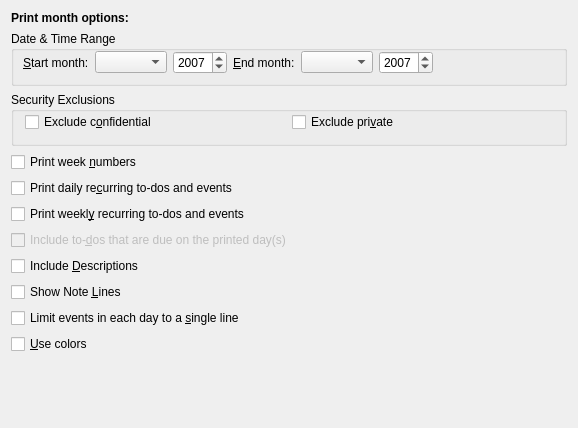
<ui version="4.0" >
 <author>Reinhold Kainhofer &lt;reinhold@kainhofer.com></author>
 <comment>Configuration page for the print day mode.</comment>
 <class>CalPrintMonthConfig_Base</class>
 <widget class="QWidget" name="CalPrintMonthConfig_Base" >
  <property name="geometry" >
   <rect>
    <x>0</x>
    <y>0</y>
    <width>578</width>
    <height>428</height>
   </rect>
  </property>
  <layout class="QGridLayout" name="gridLayout" >
   <item row="0" column="0" >
    <widget class="QLabel" name="label" >
     <property name="text" >
      <string>&lt;html>&lt;head>&lt;meta name="qrichtext" content="1" />&lt;style type="text/css">
p, li { white-space: pre-wrap; }
&lt;/style>&lt;/head>&lt;body style=" font-family:'Sans Serif'; font-size:9pt; font-weight:400; font-style:normal;">
&lt;p style=" margin-top:0px; margin-bottom:0px; margin-left:0px; margin-right:0px; -qt-block-indent:0; text-indent:0px;">&lt;span style=" font-weight:600;">Print month options:&lt;/span>&lt;/p>&lt;/body>&lt;/html></string>
     </property>
    </widget>
   </item>
   <item row="1" column="0" >
    <widget class="QGroupBox" name="mDateRangeGroup" >
     <property name="title" >
      <string>Date &amp;&amp; Time Range</string>
     </property>
     <layout class="QHBoxLayout" >
      <property name="spacing" >
       <number>6</number>
      </property>
      <property name="leftMargin" >
       <number>9</number>
      </property>
      <property name="topMargin" >
       <number>0</number>
      </property>
      <property name="rightMargin" >
       <number>9</number>
      </property>
      <property name="bottomMargin" >
       <number>9</number>
      </property>
      <item>
       <widget class="QLabel" name="mFromDateLabel" >
        <property name="whatsThis" >
         <string>When you want to print more months at once, you can define a month range. This option defines the first month to be printed. Use the option &lt;i>End month&lt;/i> to define the last month in this range.</string>
        </property>
        <property name="text" >
         <string>&amp;Start month:</string>
        </property>
        <property name="buddy" >
         <cstring>mToMonth</cstring>
        </property>
       </widget>
      </item>
      <item>
       <widget class="QComboBox" name="mFromMonth" >
        <property name="whatsThis" >
         <string>When you want to print more months at once, you can define a month range. This option defines the first month to be printed. Use the option &lt;i>End month&lt;/i> to define the last month in this range.</string>
        </property>
       </widget>
      </item>
      <item>
       <widget class="KIntSpinBox" name="mFromYear" >
        <property name="whatsThis" >
         <string>When you want to print more months at once, you can define a month range. This option defines the first month to be printed. Use the option &lt;i>End month&lt;/i> to define the last month in this range.</string>
        </property>
        <property name="maximum" >
         <number>3000</number>
        </property>
        <property name="value" >
         <number>2007</number>
        </property>
       </widget>
      </item>
      <item>
       <widget class="QLabel" name="mToDateLabel" >
        <property name="whatsThis" >
         <string>When you want to print more months at once, you can define a month range. This option defines the last month to be printed. Use the option &lt;i>Start month&lt;/i> to define the first month in this range.</string>
        </property>
        <property name="text" >
         <string>&amp;End month:</string>
        </property>
        <property name="buddy" >
         <cstring>mToMonth</cstring>
        </property>
       </widget>
      </item>
      <item>
       <widget class="QComboBox" name="mToMonth" >
        <property name="whatsThis" >
         <string>When you want to print more months at once, you can define a month range. This option defines the first month to be printed. Use the option &lt;i>End month&lt;/i> to define the last month in this range.</string>
        </property>
       </widget>
      </item>
      <item>
       <widget class="KIntSpinBox" name="mToYear" >
        <property name="whatsThis" >
         <string>When you want to print more months at once, you can define a month range. This option defines the first month to be printed. Use the option &lt;i>End month&lt;/i> to define the last month in this range.</string>
        </property>
        <property name="maximum" >
         <number>3000</number>
        </property>
        <property name="value" >
         <number>2007</number>
        </property>
       </widget>
      </item>
      <item>
       <spacer>
        <property name="orientation" >
         <enum>Qt::Horizontal</enum>
        </property>
        <property name="sizeHint" stdset="0" >
         <size>
          <width>1</width>
          <height>4</height>
         </size>
        </property>
       </spacer>
      </item>
     </layout>
    </widget>
   </item>
   <item row="2" column="0" >
    <widget class="QGroupBox" name="mSecurity" >
     <property name="title" >
      <string>Security Exclusions</string>
     </property>
     <layout class="QHBoxLayout" name="horizontalLayout" >
      <property name="topMargin" >
       <number>0</number>
      </property>
      <item>
       <widget class="QCheckBox" name="mExcludeConfidential" >
        <property name="whatsThis" >
         <string>Check this option to exclude confidential events.</string>
        </property>
        <property name="text" >
         <string>Exclude c&amp;onfidential</string>
        </property>
       </widget>
      </item>
      <item>
       <widget class="QCheckBox" name="mExcludePrivate" >
        <property name="whatsThis" >
         <string>Check this option to exclude private events</string>
        </property>
        <property name="text" >
         <string>Exclude pri&amp;vate</string>
        </property>
       </widget>
      </item>
     </layout>
    </widget>
   </item>
   <item row="3" column="0" >
    <widget class="QCheckBox" name="mWeekNumbers" >
     <property name="whatsThis" >
      <string>Enable this to print week numbers at the left of each row.</string>
     </property>
     <property name="text" >
      <string>Print week &amp;numbers</string>
     </property>
    </widget>
   </item>
   <item row="4" column="0" >
    <widget class="QCheckBox" name="mRecurDaily" >
     <property name="whatsThis" >
      <string>With this option it is possible to leave out the daily recurring to-dos and events in the print. They take a lot of space and make the month view needlessly complicated.</string>
     </property>
     <property name="text" >
      <string>Print daily re&amp;curring to-dos and events</string>
     </property>
    </widget>
   </item>
   <item row="5" column="0" >
    <widget class="QCheckBox" name="mRecurWeekly" >
     <property name="whatsThis" >
      <string>Similar to "Print daily recurring to-dos and events". Weekly to-dos and events will be omitted when making a print of the selected month.</string>
     </property>
     <property name="text" >
      <string>Print weekl&amp;y recurring to-dos and events</string>
     </property>
    </widget>
   </item>
   <item row="6" column="0" >
    <widget class="QCheckBox" name="mIncludeTodos" >
     <property name="enabled" >
      <bool>false</bool>
     </property>
     <property name="whatsThis" >
      <string>Check this option if you want to have to-dos on the print, placed by their due date.</string>
     </property>
     <property name="text" >
      <string>Include to-&amp;dos that are due on the printed day(s)</string>
     </property>
    </widget>
   </item>
   <item row="7" column="0" >
    <widget class="QCheckBox" name="mIncludeDescription" >
     <property name="whatsThis" >
      <string>Check this option to include the more detailed description for each event.</string>
     </property>
     <property name="text" >
      <string>Include &amp;Descriptions</string>
     </property>
    </widget>
   </item>
   <item row="8" column="0" >
    <widget class="QCheckBox" name="mShowNoteLines" >
     <property name="whatsThis" >
      <string>Check this option to show note lines.</string>
     </property>
     <property name="text" >
      <string>Show Note &amp;Lines</string>
     </property>
    </widget>
   </item>
   <item row="9" column="0" >
    <widget class="QCheckBox" name="mSingleLineLimit" >
     <property name="whatsThis" >
      <string>Check this option to limit events to a single line.</string>
     </property>
     <property name="text" >
      <string>Limit events in each day to a &amp;single line</string>
     </property>
    </widget>
   </item>
   <item row="10" column="0" >
    <widget class="QCheckBox" name="mColors" >
     <property name="whatsThis" >
      <string>The timetable view supports colors. If you want to make use of colors you should check this option. The category colors will be used.</string>
     </property>
     <property name="text" >
      <string>&amp;Use colors</string>
     </property>
    </widget>
   </item>
   <item row="11" column="0" >
    <spacer>
     <property name="orientation" >
      <enum>Qt::Vertical</enum>
     </property>
     <property name="sizeType" >
      <enum>QSizePolicy::Expanding</enum>
     </property>
     <property name="sizeHint" stdset="0" >
      <size>
       <width>1</width>
       <height>1</height>
      </size>
     </property>
    </spacer>
   </item>
  </layout>
 </widget>
 <layoutdefault spacing="6" margin="11" />
 <customwidgets>
  <customwidget>
   <class>KIntSpinBox</class>
   <extends>QSpinBox</extends>
   <header>knuminput.h</header>
  </customwidget>
 </customwidgets>
 <tabstops>
  <tabstop>mFromMonth</tabstop>
  <tabstop>mFromYear</tabstop>
  <tabstop>mToMonth</tabstop>
  <tabstop>mToYear</tabstop>
  <tabstop>mWeekNumbers</tabstop>
  <tabstop>mRecurDaily</tabstop>
  <tabstop>mRecurWeekly</tabstop>
  <tabstop>mIncludeTodos</tabstop>
  <tabstop>mShowNoteLines</tabstop>
  <tabstop>mSingleLineLimit</tabstop>
  <tabstop>mColors</tabstop>
 </tabstops>
 <resources/>
 <connections/>
</ui>
